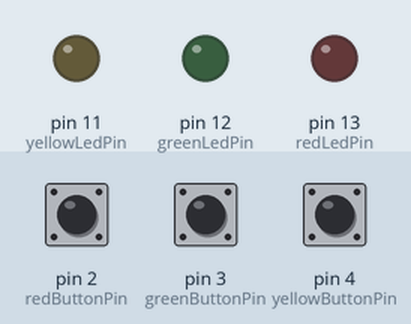
Recording of a sketch running on a simulated Arduino Uno, built with avr-gcc and run on an emulated ATmega328P. Parts: output pins drawn as LEDs (lit = HIGH). The test bench sets the inputs (shaded band); at power-on: pin 2 (redButtonPin) LOW, pin 3 (greenButtonPin) LOW, pin 4 (yellowButtonPin) LOW.

Above: at 1.2 s.
1.3 s: pin 2 (redButtonPin) pulled HIGH for 0.15 s
At 1.37 s:
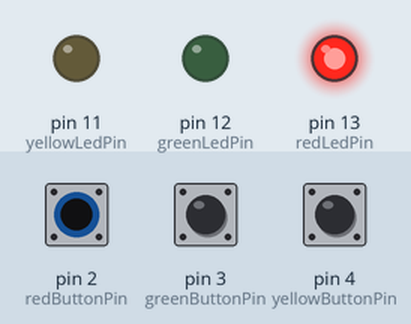
2.9 s: pin 3 (greenButtonPin) pulled HIGH for 0.15 s
At 2.97 s:
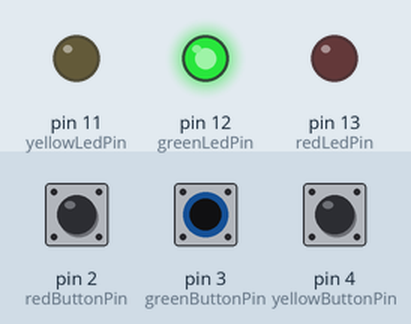
4.5 s: pin 4 (yellowButtonPin) pulled HIGH for 0.15 s
At 4.57 s:
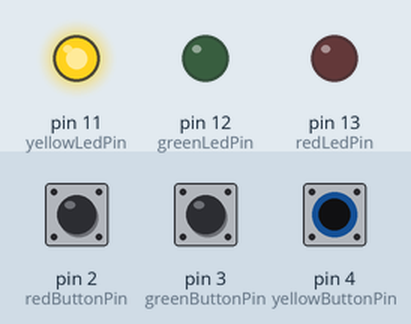
6.1 s: pin 4 (yellowButtonPin) pulled HIGH for 3.2 s
At 10.1 s:
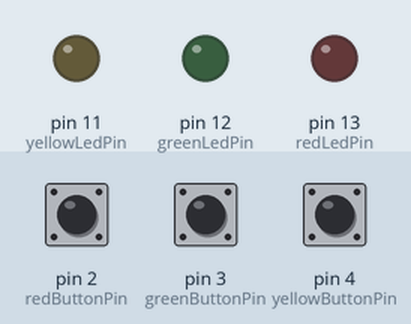
10.8 s: pin 2 (redButtonPin) pulled HIGH for 3.2 s
At 11.2 s:
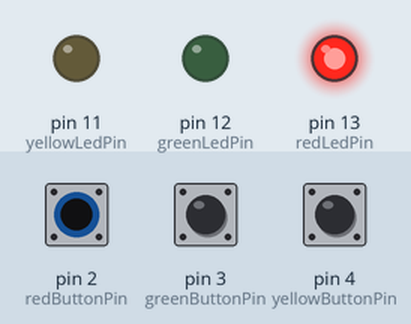
15.5 s: pin 2 (redButtonPin) driven HIGH and pin 3 (greenButtonPin) driven HIGH
At 16.0 s:
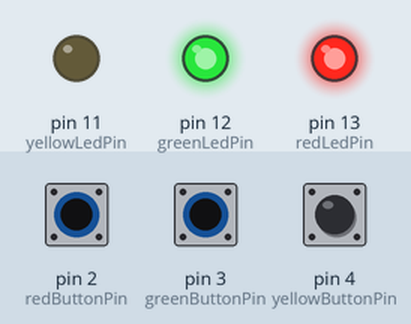
Timing chart, 0 to 18.0 s (numbered marks = the images above; inputs shaded):
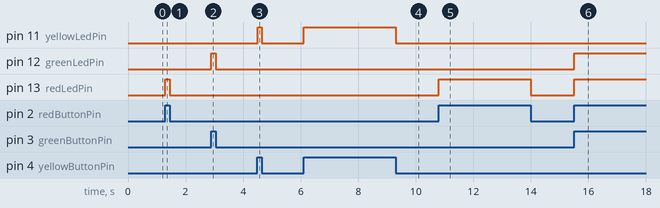

Measured:
- after the input at 1.3 s, pin 13 (redLedPin): LOW → HIGH at once, → LOW 0.15 s later
- after the input at 2.9 s, pin 12 (greenLedPin): LOW → HIGH at once, → LOW 0.15 s later
- after the input at 4.5 s, pin 11 (yellowLedPin): LOW → HIGH at once, → LOW 0.15 s later
- after the input at 6.1 s, pin 11 (yellowLedPin): LOW → HIGH at once, → LOW 3.2 s later
- after the input at 10.8 s, pin 13 (redLedPin): LOW → HIGH at once, → LOW 3.2 s later
- after the input at 15.5 s, pin 12 (greenLedPin), pin 13 (redLedPin): LOW → HIGH at once

The sketch:

pushButtonThreeLed.ino
```cpp
const int redButtonPin = 2;
const int greenButtonPin = 3;
const int yellowButtonPin = 4;

const int redLedPin = 13;
const int greenLedPin = 12;
const int yellowLedPin = 11;

int redButtonState = 0;
int greenButtonState = 0;
int yellowButtonState = 0;

void setup() {
  pinMode(redLedPin, OUTPUT);
  pinMode(greenLedPin, OUTPUT);
  pinMode(yellowLedPin, OUTPUT);

  pinMode(redButtonPin, INPUT);
  pinMode(yellowButtonPin, INPUT);
  pinMode(greenButtonPin, INPUT);
}

void loop() {
  redButtonState = digitalRead(redButtonPin);
  greenButtonState = digitalRead(greenButtonPin);
  yellowButtonState = digitalRead(yellowButtonPin);

  if(redButtonState == HIGH) {
    digitalWrite(redLedPin, HIGH);
  }
  else {
    digitalWrite(redLedPin, LOW);
  }

  if(greenButtonState == HIGH) {
    digitalWrite(greenLedPin, HIGH);
  }
  else {
    digitalWrite(greenLedPin, LOW);
  }

  if(yellowButtonState == HIGH) {
    digitalWrite(yellowLedPin, HIGH);
  }
  else {
    digitalWrite(yellowLedPin, LOW);
  }
}
```
